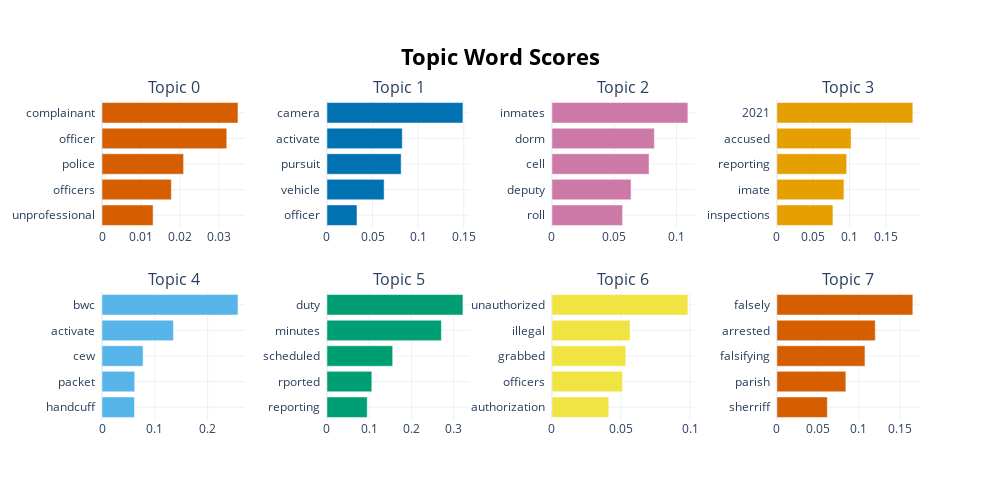

Notebook code for this chart:
### Code cell
topic_model.visualize_barchart()

### Figure 1 — Plotly figure (JSON) as saved in the notebook; plotly's stock layout.template omitted (floating-point values rounded to 4 significant figures)
{"data": [{"marker": {"color": "#D55E00"}, "orientation": "h", "type": "bar", "x": [0.01311, 0.0178, 0.02094, 0.03202, 0.0349], "xaxis": "x", "y": ["unprofessional  ", "officers  ", "police  ", "officer  ", "complainant  "], "yaxis": "y"}, {"marker": {"color": "#0072B2"}, "orientation": "h", "type": "bar", "x": [0.03292, 0.06267, 0.08134, 0.08258, 0.1491], "xaxis": "x2", "y": ["officer  ", "vehicle  ", "pursuit  ", "activate  ", "camera  "], "yaxis": "y2"}, {"marker": {"color": "#CC79A7"}, "orientation": "h", "type": "bar", "x": [0.05675, 0.06354, 0.07798, 0.08226, 0.1092], "xaxis": "x3", "y": ["roll  ", "deputy  ", "cell  ", "dorm  ", "inmates  "], "yaxis": "y3"}, {"marker": {"color": "#E69F00"}, "orientation": "h", "type": "bar", "x": [0.07721, 0.09234, 0.09607, 0.1022, 0.1871], "xaxis": "x4", "y": ["inspections  ", "imate  ", "reporting  ", "accused  ", "2021  "], "yaxis": "y4"}, {"marker": {"color": "#56B4E9"}, "orientation": "h", "type": "bar", "x": [0.06149, 0.06187, 0.0778, 0.1352, 0.2573], "xaxis": "x5", "y": ["handcuff  ", "packet  ", "cew  ", "activate  ", "bwc  "], "yaxis": "y5"}, {"marker": {"color": "#009E73"}, "orientation": "h", "type": "bar", "x": [0.09544, 0.1063, 0.1556, 0.271, 0.3221], "xaxis": "x6", "y": ["reporting  ", "rported  ", "scheduled  ", "minutes  ", "duty  "], "yaxis": "y6"}, {"marker": {"color": "#F0E442"}, "orientation": "h", "type": "bar", "x": [0.04118, 0.0511, 0.05347, 0.05653, 0.09844], "xaxis": "x7", "y": ["authorization  ", "officers  ", "grabbed  ", "illegal  ", "unauthorized  "], "yaxis": "y7"}, {"marker": {"color": "#D55E00"}, "orientation": "h", "type": "bar", "x": [0.0616, 0.08424, 0.1075, 0.1201, 0.1659], "xaxis": "x8", "y": ["sherriff  ", "parish  ", "falsifying  ", "arrested  ", "falsely  "], "yaxis": "y8"}], "layout": {"annotations": [{"font": {"size": 16}, "showarrow": false, "text": "Topic 0", "x": 0.0875, "xanchor": "center", "xref": "paper", "y": 1, "yanchor": "bottom", "yref": "paper"}, {"font": {"size": 16}, "showarrow": false, "text": "Topic 1", "x": 0.3625, "xanchor": "center", "xref": "paper", "y": 1, "yanchor": "bottom", "yref": "paper"}, {"font": {"size": 16}, "showarrow": false, "text": "Topic 2", "x": 0.6375, "xanchor": "center", "xref": "paper", "y": 1, "yanchor": "bottom", "yref": "paper"}, {"font": {"size": 16}, "showarrow": false, "text": "Topic 3", "x": 0.9125, "xanchor": "center", "xref": "paper", "y": 1, "yanchor": "bottom", "yref": "paper"}, {"font": {"size": 16}, "showarrow": false, "text": "Topic 4", "x": 0.0875, "xanchor": "center", "xref": "paper", "y": 0.4, "yanchor": "bottom", "yref": "paper"}, {"font": {"size": 16}, "showarrow": false, "text": "Topic 5", "x": 0.3625, "xanchor": "center", "xref": "paper", "y": 0.4, "yanchor": "bottom", "yref": "paper"}, {"font": {"size": 16}, "showarrow": false, "text": "Topic 6", "x": 0.6375, "xanchor": "center", "xref": "paper", "y": 0.4, "yanchor": "bottom", "yref": "paper"}, {"font": {"size": 16}, "showarrow": false, "text": "Topic 7", "x": 0.9125, "xanchor": "center", "xref": "paper", "y": 0.4, "yanchor": "bottom", "yref": "paper"}], "height": 500, "hoverlabel": {"bgcolor": "white", "font": {"family": "Rockwell", "size": 16}}, "showlegend": false, "title": {"font": {"color": "Black", "size": 22}, "text": "<b>Topic Word Scores", "x": 0.5, "xanchor": "center", "yanchor": "top"}, "width": 1000, "xaxis": {"anchor": "y", "domain": [0, 0.175], "showgrid": true}, "xaxis2": {"anchor": "y2", "domain": [0.275, 0.45], "showgrid": true}, "xaxis3": {"anchor": "y3", "domain": [0.55, 0.725], "showgrid": true}, "xaxis4": {"anchor": "y4", "domain": [0.825, 1], "showgrid": true}, "xaxis5": {"anchor": "y5", "domain": [0, 0.175], "showgrid": true}, "xaxis6": {"anchor": "y6", "domain": [0.275, 0.45], "showgrid": true}, "xaxis7": {"anchor": "y7", "domain": [0.55, 0.725], "showgrid": true}, "xaxis8": {"anchor": "y8", "domain": [0.825, 1], "showgrid": true}, "yaxis": {"anchor": "x", "domain": [0.6, 1], "showgrid": true}, "yaxis2": {"anchor": "x2", "domain": [0.6, 1], "showgrid": true}, "yaxis3": {"anchor": "x3", "domain": [0.6, 1], "showgrid": true}, "yaxis4": {"anchor": "x4", "domain": [0.6, 1], "showgrid": true}, "yaxis5": {"anchor": "x5", "domain": [0, 0.4], "showgrid": true}, "yaxis6": {"anchor": "x6", "domain": [0, 0.4], "showgrid": true}, "yaxis7": {"anchor": "x7", "domain": [0, 0.4], "showgrid": true}, "yaxis8": {"anchor": "x8", "domain": [0, 0.4], "showgrid": true}}}
